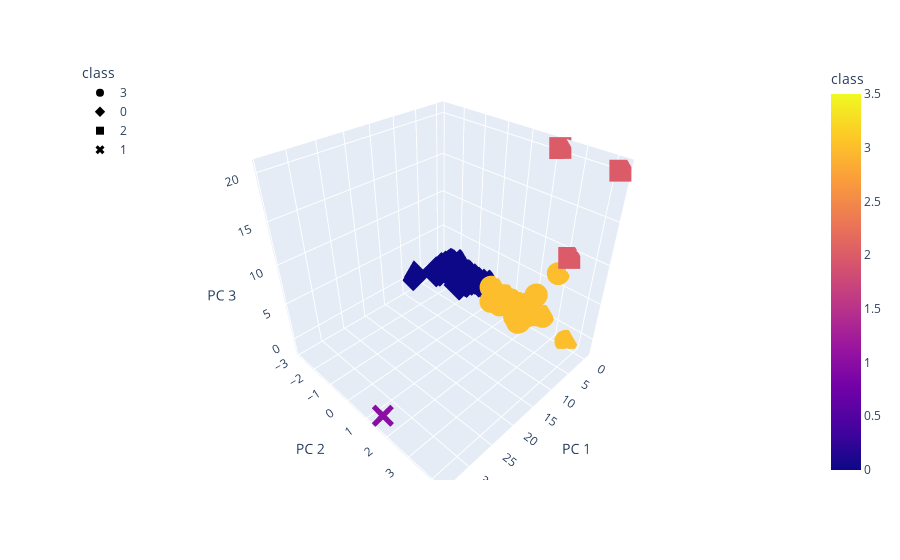

Source (notebook cell):
### Markdown cell above
### Deliverable 4: Visualizing Cryptocurrencies Results

#### 3D-Scatter with Clusters

### Code cell
# Creating a 3D-Scatter with the PCA data and the clusters
# YOUR CODE HERE
fig = px.scatter_3d(
    clustered_df,
    x="PC 1",
    y="PC 2",
    z="PC 3",
    color="class",
    symbol="class",
    hover_name="CoinName" ,
    hover_data=["Algorithm"]
)
fig.update_layout(legend=dict(x=0, y=1))
fig.show()

### Figure 1 — Plotly figure (JSON) as saved in the notebook; plotly's stock layout.template omitted (floating-point values rounded to 4 significant figures; data arrays with more than 128 entries replaced by an {"elided": "..."} marker saying what was removed)
{"data": [{"customdata": {"elided": "289x1 str values"}, "hovertemplate": "<b>%{hovertext}</b><br><br>class=%{marker.color}<br>PC 1=%{x}<br>PC 2=%{y}<br>PC 3=%{z}<br>Algorithm=%{customdata[0]}<extra></extra>", "hovertext": {"elided": "289 str values"}, "legendgroup": "3", "marker": {"color": {"elided": "289 int values"}, "coloraxis": "coloraxis", "symbol": "circle"}, "mode": "markers", "name": "3", "scene": "scene", "showlegend": true, "type": "scatter3d", "x": {"elided": "289 float values"}, "y": {"elided": "289 float values"}, "z": {"elided": "289 float values"}}, {"customdata": {"elided": "239x1 str values"}, "hovertemplate": "<b>%{hovertext}</b><br><br>class=%{marker.color}<br>PC 1=%{x}<br>PC 2=%{y}<br>PC 3=%{z}<br>Algorithm=%{customdata[0]}<extra></extra>", "hovertext": {"elided": "239 str values"}, "legendgroup": "0", "marker": {"color": {"elided": "239 int values"}, "coloraxis": "coloraxis", "symbol": "diamond"}, "mode": "markers", "name": "0", "scene": "scene", "showlegend": true, "type": "scatter3d", "x": {"elided": "239 float values"}, "y": {"elided": "239 float values"}, "z": {"elided": "239 float values"}}, {"customdata": [["Proof-of-BibleHash"], ["Proof-of-Authority"], ["Leased POS"]], "hovertemplate": "<b>%{hovertext}</b><br><br>class=%{marker.color}<br>PC 1=%{x}<br>PC 2=%{y}<br>PC 3=%{z}<br>Algorithm=%{customdata[0]}<extra></extra>", "hovertext": ["BiblePay", "Poa Network", "Waves"], "legendgroup": "2", "marker": {"color": [2, 2, 2], "coloraxis": "coloraxis", "symbol": "square"}, "mode": "markers", "name": "2", "scene": "scene", "showlegend": true, "type": "scatter3d", "x": [-0.257, -0.4542, -0.3741], "y": [3.154, 2.209, 4.25], "z": [9.409, 20.57, 20.29]}, {"customdata": [["TRC10"]], "hovertemplate": "<b>%{hovertext}</b><br><br>class=%{marker.color}<br>PC 1=%{x}<br>PC 2=%{y}<br>PC 3=%{z}<br>Algorithm=%{customdata[0]}<extra></extra>", "hovertext": ["BitTorrent"], "legendgroup": "1", "marker": {"color": [1], "coloraxis": "coloraxis", "symbol": "x"}, "mode": "markers", "name": "1", "scene": "scene", "showlegend": true, "type": "scatter3d", "x": [34.09], "y": [1.615], "z": [-0.7862]}], "layout": {"coloraxis": {"colorbar": {"title": {"text": "class"}}, "colorscale": [[0, "#0d0887"], [0.1111, "#46039f"], [0.2222, "#7201a8"], [0.3333, "#9c179e"], [0.4444, "#bd3786"], [0.5556, "#d8576b"], [0.6667, "#ed7953"], [0.7778, "#fb9f3a"], [0.8889, "#fdca26"], [1, "#f0f921"]]}, "legend": {"title": {"text": "class"}, "tracegroupgap": 0, "x": 0, "y": 1}, "margin": {"t": 60}, "scene": {"domain": {"x": [0, 1], "y": [0, 1]}, "xaxis": {"title": {"text": "PC 1"}}, "yaxis": {"title": {"text": "PC 2"}}, "zaxis": {"title": {"text": "PC 3"}}}}}
